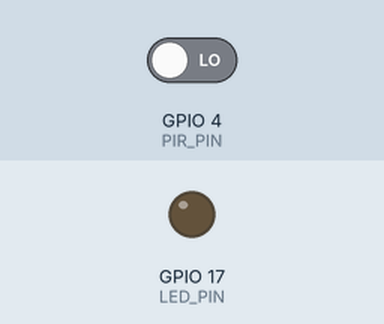
Recording of a program running on a simulated Raspberry Pi (BCM pin numbers). Parts: output pins drawn as LEDs (lit = HIGH). The inputs (shaded band) are chosen by the test bench; at power-on: GPIO 4 (PIR_PIN) LOW. The camera gives no picture and a still takes 0.5 s; the clock reads 2024-03-15 10:24:30 at power-on unless the program sets it; what the program prints to the terminal is not drawn.

Above: at 3.2 s.
3.3 s: GPIO 4 (PIR_PIN) driven HIGH
At 4.4 s:
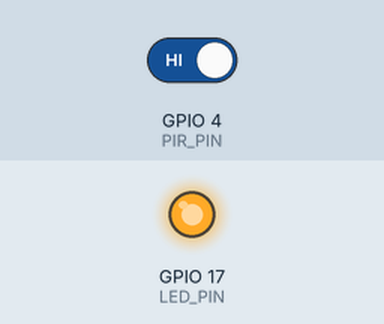
4.8 s: GPIO 4 (PIR_PIN) driven LOW
At 5.7 s:
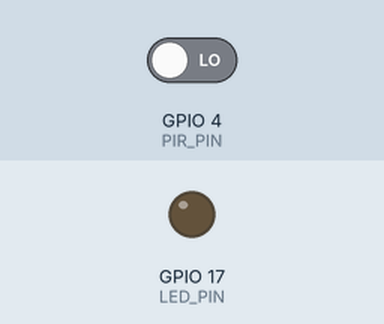
Timing chart, 0 to 7.8 s (numbered marks = the images above; inputs shaded):
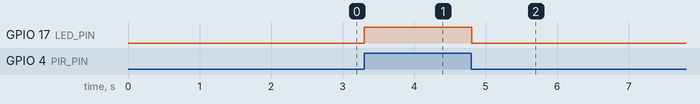

The program:

project_step3.py
```python
import RPi.GPIO as GPIO
import time
from picamera import PiCamera
import os

PIR_PIN = 4
LED_PIN = 17
LOG_FILE_NAME = "/home/duykhang0709/camera/photo_logs.txt"

def take_photo(camera):
    file_name = "/home/duykhang0709/camera/img_" + str(time.time()) + ".jpg"
    camera.capture(file_name)
    return file_name

def update_photo_log_file(photo_file_name):
    with open(LOG_FILE_NAME, "a") as f:
        f.write(photo_file_name)
        f.write("\n")

#Set up camera
camera = PiCamera()
camera.resolution = (720, 480)
camera.rotation = 180
print("Waiting 2 seconds to init the camera...")
time.sleep(2)
print("Camera setup OK.")

#Remove log file
if os.path.exists(LOG_FILE_NAME):
    os.remove(LOG_FILE_NAME)
    print("Log file removed.")

#GPIO set up
GPIO.setmode(GPIO.BCM)
GPIO.setup(PIR_PIN, GPIO.IN)
GPIO.setup(LED_PIN, GPIO.OUT)
GPIO.output(LED_PIN, GPIO.LOW)
print("GPIO set up OK.")

MOVEMENT_DETECT_TRESHOLD = 3.0
last_pir_state = GPIO.input(PIR_PIN)
movement_timer = time.time()
MIN_DURATION_BETWEEN_2_PHOTO = 60.0
last_time_taken_photo = 0

print("Everything has been set up.")

try:
    while True:
        time.sleep(0.01)
        pir_state = GPIO.input(PIR_PIN)
        if pir_state == GPIO.HIGH:
            GPIO.output(LED_PIN, GPIO.HIGH)
        else:
            GPIO.output(LED_PIN, GPIO.LOW)
        if last_pir_state == GPIO.LOW and pir_state == GPIO.HIGH:
            movement_timer = time.time()
        if last_pir_state == GPIO.HIGH and pir_state == GPIO.HIGH:
            if time.time() - movement_timer > MOVEMENT_DETECT_TRESHOLD:
                if time.time() - last_time_taken_photo > MIN_DURATION_BETWEEN_2_PHOTO:
                    print("Take photo and send it by email")
                    photo_file_name = take_photo(camera)
                    update_photo_log_file(photo_file_name)
                    last_time_taken_photo = time.time()
        last_pir_state = pir_state
except KeyboardInterrupt:
    GPIO.cleanup()
```

Measured:
- after the input at 3.3 s, GPIO 17 (LED_PIN): LOW → HIGH at once
- after the input at 4.8 s, GPIO 17 (LED_PIN): HIGH → LOW at once
